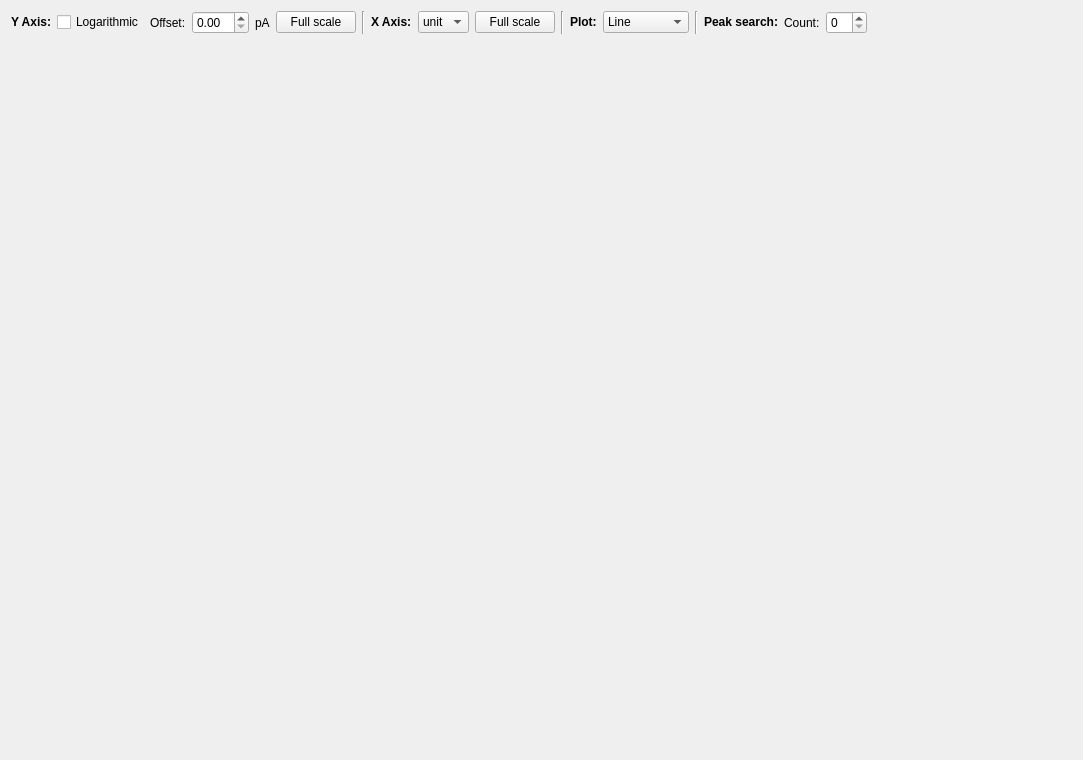
<?xml version="1.0" encoding="UTF-8"?>
<ui version="4.0">
 <class>spectrum_plot</class>
 <widget class="QWidget" name="spectrum_plot">
  <property name="geometry">
   <rect>
    <x>0</x>
    <y>0</y>
    <width>1083</width>
    <height>760</height>
   </rect>
  </property>
  <property name="windowTitle">
   <string>Form</string>
  </property>
  <layout class="QVBoxLayout" name="verticalLayout">
   <item>
    <layout class="QHBoxLayout" name="horizontalLayout">
     <item>
      <widget class="QLabel" name="y_axis_label">
       <property name="text">
        <string>&lt;html&gt;&lt;head/&gt;&lt;body&gt;&lt;p&gt;&lt;span style=&quot; font-weight:600;&quot;&gt;Y Axis:&lt;/span&gt;&lt;/p&gt;&lt;/body&gt;&lt;/html&gt;</string>
       </property>
      </widget>
     </item>
     <item>
      <widget class="QCheckBox" name="log_checkbox">
       <property name="text">
        <string>Logarithmic</string>
       </property>
      </widget>
     </item>
     <item>
      <widget class="QLabel" name="y_axis_offset_label">
       <property name="text">
        <string>Offset:</string>
       </property>
      </widget>
     </item>
     <item>
      <widget class="QDoubleSpinBox" name="offset_spinbox"/>
     </item>
     <item>
      <widget class="QLabel" name="y_axis_pA_label">
       <property name="text">
        <string>pA</string>
       </property>
      </widget>
     </item>
     <item>
      <widget class="QPushButton" name="y_fullscale_button">
       <property name="text">
        <string>Full scale</string>
       </property>
      </widget>
     </item>
     <item>
      <widget class="Line" name="line">
       <property name="orientation">
        <enum>Qt::Vertical</enum>
       </property>
      </widget>
     </item>
     <item>
      <widget class="QLabel" name="x_axis_label">
       <property name="text">
        <string>&lt;html&gt;&lt;head/&gt;&lt;body&gt;&lt;p&gt;&lt;span style=&quot; font-weight:600;&quot;&gt;X Axis:&lt;/span&gt;&lt;/p&gt;&lt;/body&gt;&lt;/html&gt;</string>
       </property>
      </widget>
     </item>
     <item>
      <widget class="QComboBox" name="x_unit_combobox">
       <item>
        <property name="text">
         <string>unit</string>
        </property>
       </item>
       <item>
        <property name="text">
         <string>volt</string>
        </property>
       </item>
      </widget>
     </item>
     <item>
      <widget class="QPushButton" name="x_fullscale_button">
       <property name="text">
        <string>Full scale</string>
       </property>
      </widget>
     </item>
     <item>
      <widget class="Line" name="line_2">
       <property name="orientation">
        <enum>Qt::Vertical</enum>
       </property>
      </widget>
     </item>
     <item>
      <widget class="QLabel" name="plot_label">
       <property name="text">
        <string>&lt;html&gt;&lt;head/&gt;&lt;body&gt;&lt;p&gt;&lt;span style=&quot; font-weight:600;&quot;&gt;Plot:&lt;/span&gt;&lt;/p&gt;&lt;/body&gt;&lt;/html&gt;</string>
       </property>
      </widget>
     </item>
     <item>
      <widget class="QComboBox" name="plot_type_combobox">
       <item>
        <property name="text">
         <string>Line</string>
        </property>
       </item>
       <item>
        <property name="text">
         <string>Scatter</string>
        </property>
       </item>
       <item>
        <property name="text">
         <string>Histogram</string>
        </property>
       </item>
      </widget>
     </item>
     <item>
      <widget class="Line" name="line_3">
       <property name="orientation">
        <enum>Qt::Vertical</enum>
       </property>
      </widget>
     </item>
     <item>
      <widget class="QLabel" name="peak_search_label">
       <property name="text">
        <string>&lt;html&gt;&lt;head/&gt;&lt;body&gt;&lt;p&gt;&lt;span style=&quot; font-weight:600;&quot;&gt;Peak search:&lt;/span&gt;&lt;/p&gt;&lt;/body&gt;&lt;/html&gt;</string>
       </property>
      </widget>
     </item>
     <item>
      <widget class="QLabel" name="peak_search_count_label">
       <property name="text">
        <string>Count:</string>
       </property>
      </widget>
     </item>
     <item>
      <widget class="QSpinBox" name="peak_search_count_spinbox"/>
     </item>
     <item>
      <spacer name="horizontalSpacer">
       <property name="orientation">
        <enum>Qt::Horizontal</enum>
       </property>
       <property name="sizeHint" stdset="0">
        <size>
         <width>40</width>
         <height>20</height>
        </size>
       </property>
      </spacer>
     </item>
    </layout>
   </item>
   <item>
    <widget class="QWidget" name="plot" native="true">
     <property name="sizePolicy">
      <sizepolicy hsizetype="Preferred" vsizetype="Expanding">
       <horstretch>0</horstretch>
       <verstretch>0</verstretch>
      </sizepolicy>
     </property>
    </widget>
   </item>
   <item>
    <widget class="QWidget" name="navigation_bar" native="true"/>
   </item>
  </layout>
 </widget>
 <resources/>
 <connections/>
</ui>
